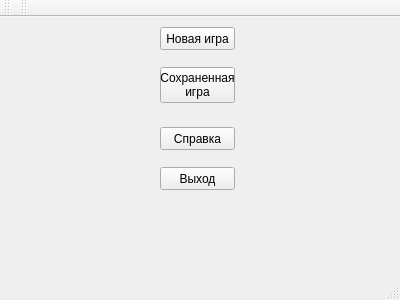
<?xml version="1.0" encoding="UTF-8"?>
<ui version="4.0">
 <class>MainWindow</class>
 <widget class="QMainWindow" name="MainWindow">
  <property name="geometry">
   <rect>
    <x>0</x>
    <y>0</y>
    <width>400</width>
    <height>300</height>
   </rect>
  </property>
  <property name="windowTitle">
   <string>Игра &quot;Золотоискатель&quot;</string>
  </property>
  <property name="styleSheet">
   <string notr="true">rgb 255,255,255</string>
  </property>
  <widget class="QWidget" name="centralWidget">
   <widget class="QPushButton" name="pushButton_3">
    <property name="geometry">
     <rect>
      <x>160</x>
      <y>110</y>
      <width>75</width>
      <height>23</height>
     </rect>
    </property>
    <property name="text">
     <string>Справка</string>
    </property>
   </widget>
   <widget class="QPushButton" name="pushButton_4">
    <property name="geometry">
     <rect>
      <x>160</x>
      <y>150</y>
      <width>75</width>
      <height>23</height>
     </rect>
    </property>
    <property name="text">
     <string>Выход</string>
    </property>
   </widget>
   <widget class="QPushButton" name="pushButton_2">
    <property name="geometry">
     <rect>
      <x>160</x>
      <y>50</y>
      <width>75</width>
      <height>36</height>
     </rect>
    </property>
    <property name="text">
     <string>Сохраненная
игра</string>
    </property>
   </widget>
   <widget class="QPushButton" name="pushButton_1">
    <property name="geometry">
     <rect>
      <x>160</x>
      <y>10</y>
      <width>75</width>
      <height>23</height>
     </rect>
    </property>
    <property name="text">
     <string>Новая игра</string>
    </property>
   </widget>
  </widget>
  <widget class="QMenuBar" name="menuBar">
   <property name="geometry">
    <rect>
     <x>0</x>
     <y>0</y>
     <width>400</width>
     <height>21</height>
    </rect>
   </property>
  </widget>
  <widget class="QToolBar" name="mainToolBar">
   <attribute name="toolBarArea">
    <enum>TopToolBarArea</enum>
   </attribute>
   <attribute name="toolBarBreak">
    <bool>false</bool>
   </attribute>
  </widget>
  <widget class="QStatusBar" name="statusBar"/>
  <widget class="QToolBar" name="toolBar">
   <property name="windowTitle">
    <string>toolBar</string>
   </property>
   <attribute name="toolBarArea">
    <enum>TopToolBarArea</enum>
   </attribute>
   <attribute name="toolBarBreak">
    <bool>false</bool>
   </attribute>
  </widget>
 </widget>
 <layoutdefault spacing="6" margin="11"/>
 <resources/>
 <connections>
  <connection>
   <sender>pushButton_4</sender>
   <signal>clicked()</signal>
   <receiver>MainWindow</receiver>
   <slot>close()</slot>
   <hints>
    <hint type="sourcelabel">
     <x>197</x>
     <y>194</y>
    </hint>
    <hint type="destinationlabel">
     <x>199</x>
     <y>149</y>
    </hint>
   </hints>
  </connection>
  <connection>
   <sender>pushButton_1</sender>
   <signal>clicked()</signal>
   <receiver>MainWindow</receiver>
   <slot>close()</slot>
   <hints>
    <hint type="sourcelabel">
     <x>197</x>
     <y>54</y>
    </hint>
    <hint type="destinationlabel">
     <x>199</x>
     <y>149</y>
    </hint>
   </hints>
  </connection>
 </connections>
</ui>
